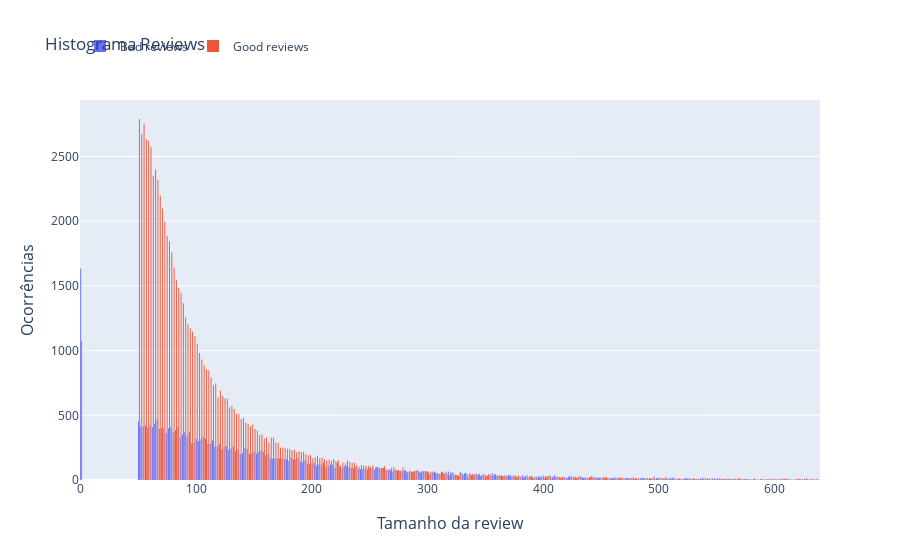

The cell this chart's notebook holds for it:
### Code cell
fig = make_subplots(
    y_title="Ocorrências",
    x_title="Tamanho da review"
)

fig.add_trace(
    go.Histogram(
        x=(
            plot_hist_reviews_len
            [["review_text", "recommend_to_a_friend", "review_text_len"]]
            .pipe(lambda df: df[df["recommend_to_a_friend"] == "No"])
            .pipe(lambda df: df[df["review_text_len"] <= describe_review_text_len.loc["99%"]])
            ["review_text_len"]
            .values
        ),
        name="Bad reviews",
    ),
    row=1, col=1
)

fig.add_trace(
    go.Histogram(
        x=(
        plot_hist_reviews_len
        [["review_text", "recommend_to_a_friend", "review_text_len"]]
        .pipe(lambda df: df[df["recommend_to_a_friend"] == "Yes"])
        .pipe(lambda df: df[df["review_text_len"] <= describe_review_text_len.loc["99%"]])
        ["review_text_len"]
        .values
    ),
        name="Good reviews",
    ),
    row=1, col=1
)

graph_paramns = {
    'hovermode': 'x unified',
    'legend': {'orientation': 'h', 'y': 1.18},
    "yaxis2": {"title": ""},
    "title": f"""
    Histograma Reviews
    """,
}
fig.update_layout(**graph_paramns)
fig.show()

### Figure 1 — Plotly figure (JSON) as saved in the notebook; plotly's stock layout.template omitted (floating-point values rounded to 4 significant figures; data arrays with more than 128 entries replaced by an {"elided": "..."} marker saying what was removed)
{"data": [{"name": "Bad reviews", "type": "histogram", "x": {"elided": "30452 int values"}, "xaxis": "x", "yaxis": "y"}, {"name": "Good reviews", "type": "histogram", "x": {"elided": "81407 int values"}, "xaxis": "x", "yaxis": "y"}], "layout": {"annotations": [{"font": {"size": 16}, "showarrow": false, "text": "Tamanho da review", "x": 0.5, "xanchor": "center", "xref": "paper", "y": 0, "yanchor": "top", "yref": "paper", "yshift": -30}, {"font": {"size": 16}, "showarrow": false, "text": "Ocorrências", "textangle": -90, "x": 0, "xanchor": "right", "xref": "paper", "xshift": -40, "y": 0.5, "yanchor": "middle", "yref": "paper"}], "hovermode": "x unified", "legend": {"orientation": "h", "y": 1.18}, "title": {"text": "\n    Histograma Reviews\n    "}, "xaxis": {"anchor": "y", "domain": [0, 1]}, "yaxis": {"anchor": "x", "domain": [0, 1]}, "yaxis2": {"title": {"text": ""}}}}
